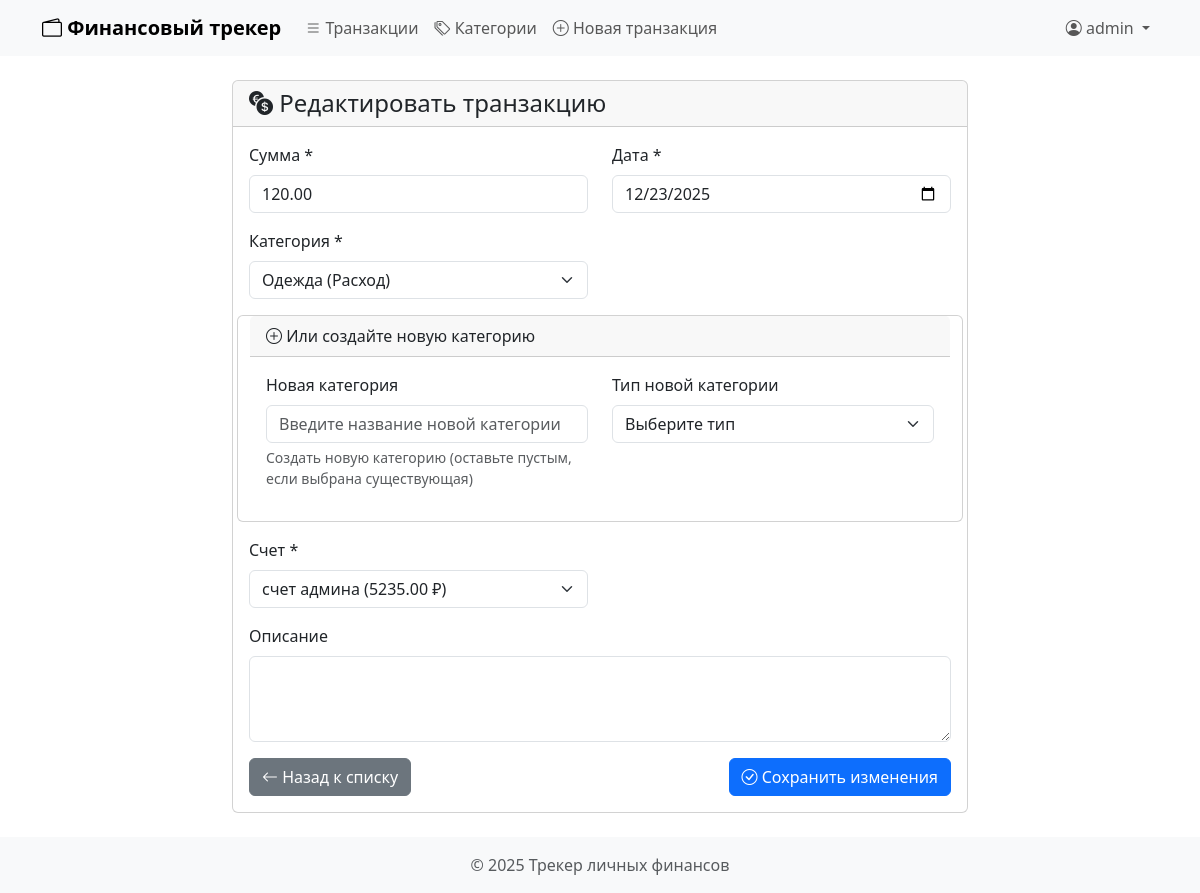
The page /transactions/1/edit/ (signed in) on the database its author committed.
### transactions/models.py (models this page shows, shortened)
class Transaction(models.Model):
    TRANSACTION_TYPES = (
        ('expense', 'Расход'),
        ('income', 'Доход'),
    )
    user = models.ForeignKey(
        settings.AUTH_USER_MODEL,
        on_delete=models.CASCADE,
        verbose_name='Пользователь'
    )
    amount = models.DecimalField(
        max_digits=12,
        decimal_places=2,
        verbose_name='Сумма'
    )
    date = models.DateField(
        verbose_name='Дата',
        db_index=True
    )
    category = models.ForeignKey(
        'categories.Category',
        on_delete=models.PROTECT,
        verbose_name='Категория'
    )
    account = models.ForeignKey(
        'accounts.Account',
        on_delete=models.PROTECT,
        verbose_name='Счет'
    )
    description = models.CharField(
        max_length=255,
        blank=True,
        verbose_name='Описание'
    )
    created_at = models.DateTimeField(
        auto_now_add=True,
        verbose_name='Создано'
    )
    updated_at = models.DateTimeField(
        auto_now=True,
        verbose_name='Обновлено'
    )
    class Meta:
        verbose_name = 'Транзакция'
        verbose_name_plural = 'Транзакции'
        ordering = ['-date', '-id']
        indexes = [
            models.Index(fields=['-date', 'user']),
            models.Index(fields=['category', 'user']),
        ]

### transactions/views.py (the view, shortened to what this page needs)
# urls.py: path('<int:pk>/edit/', views.TransactionUpdateView.as_view(), name='transaction_update'),
class TransactionUpdateView(LoginRequiredMixin, UpdateView):
    model = Transaction
    form_class = TransactionForm
    template_name = 'transactions/transaction_form.html'
    success_url = reverse_lazy('transactions:transaction_list')
    def get_queryset(self):
        return Transaction.objects.filter(user=self.request.user)
    def get_form_kwargs(self):
        kwargs = super().get_form_kwargs()
        kwargs['user'] = self.request.user
        return kwargs

### accounts/models.py (called while the page is built)
    def __str__(self):
        return f"{self.name} ({self.balance} ₽)"

### categories/models.py (called while the page is built)
    def __str__(self):
        return f"{self.name} ({self.get_type_display()})"

### templates/transactions/transaction_form.html (shortened to what this page needs)
{% extends 'base.html' %}
{% block content %}
<div class="row justify-content-center">
    <div class="col-md-8">
        <div class="card">
            <div class="card-header">
                <h4 class="mb-0">
                    <i class="bi bi-currency-exchange"></i>
                    {% if form.instance.pk %}Редактировать транзакцию{% else %}Новая транзакция{% endif %}
                </h4>
            </div>
            <div class="card-body">
                <form method="post" novalidate>
                    <div class="row">
                        <div class="col-md-6 mb-3">
                            <label for="{{ form.amount.id_for_label }}" class="form-label">
                                {{ form.amount.label }} *
                            </label>
                            {{ form.amount }}
                        </div>
                        <div class="col-md-6 mb-3">
                            <label for="{{ form.date.id_for_label }}" class="form-label">
                                {{ form.date.label }} *
                            </label>
                            {{ form.date }}
                        </div>
                    </div>
                    <div class="row">
                        <div class="col-md-6 mb-3">
                            <label for="{{ form.category.id_for_label }}" class="form-label">
                                {{ form.category.label }} *
                            </label>
                            {{ form.category }}
                        </div>
<div class="card mb-3">
    <div class="card-header">
        <i class="bi bi-plus-circle"></i> Или создайте новую категорию
    </div>
    <div class="card-body">
        <div class="row">
            <div class="col-md-6 mb-3">
                <label for="{{ form.new_category_name.id_for_label }}" class="form-label">
                    {{ form.new_category_name.label }}
                </label>
                {{ form.new_category_name }}
                <div class="form-text">{{ form.new_category_name.help_text }}</div>
            </div>
            <div class="col-md-6 mb-3">
                <label for="{{ form.new_category_type.id_for_label }}" class="form-label">
                    {{ form.new_category_type.label }}
                </label>
                {{ form.new_category_type }}
            </div>
        </div>
    </div>
</div>
                        <div class="col-md-6 mb-3">
                            <label for="{{ form.account.id_for_label }}" class="form-label">
                                {{ form.account.label }} *
                            </label>
                            {{ form.account }}
                        </div>
                    </div>
                    <div class="mb-3">
                        <label for="{{ form.description.id_for_label }}" class="form-label">
                            {{ form.description.label }}
                        </label>
                        {{ form.description }}
                    </div>
                    <div class="d-flex justify-content-between">
                        <a href="{% url 'transactions:transaction_list' %}" class="btn btn-secondary">
                            <i class="bi bi-arrow-left"></i> Назад к списку
                        </a>
                        <button type="submit" class="btn btn-primary">
                            <i class="bi bi-check-circle"></i>
                            {% if form.instance.pk %}Сохранить изменения{% else %}Создать транзакцию{% endif %}
                        </button>
                    </div>
                </form>
            </div>
        </div>
    </div>
</div>
{% endblock %}

### templates/base.html (shortened to what this page needs)
<!DOCTYPE html>
<html lang="ru">
<head>
    <link href="https://cdn.jsdelivr.net/npm/bootstrap@5.3.0-alpha1/dist/css/bootstrap.min.css" rel="stylesheet">
    <link rel="stylesheet" href="https://cdn.jsdelivr.net/npm/bootstrap-icons@1.10.0/font/bootstrap-icons.css">
</head>
<body>
<nav class="navbar navbar-expand-lg navbar-light bg-light">
    <div class="container">
        <a class="navbar-brand" href="{% url 'transactions:transaction_list' %}">
            <i class="bi bi-wallet2"></i> Финансовый трекер
        </a>
        <div class="collapse navbar-collapse" id="navbarNav">
            {% if user.is_authenticated %}
            <ul class="navbar-nav me-auto">
                <li class="nav-item">
                    <a class="nav-link" href="{% url 'transactions:transaction_list' %}">
                        <i class="bi bi-list"></i> Транзакции
                    </a>
                </li>
                <li class="nav-item">
                    <a class="nav-link" href="{% url 'categories:category_list' %}">
                        <i class="bi bi-tags"></i> Категории
                    </a>
                </li>
                <li class="nav-item">
                    <a class="nav-link" href="{% url 'transactions:transaction_create' %}">
                        <i class="bi bi-plus-circle"></i> Новая транзакция
                    </a>
                </li>
            </ul>
            {% endif %}
            <ul class="navbar-nav">
                {% if user.is_authenticated %}
                    <li class="nav-item dropdown">
                        <a class="nav-link dropdown-toggle" href="#" id="userDropdown" role="button" data-bs-toggle="dropdown">
                            <i class="bi bi-person-circle"></i> {{ user.username }}
                        </a>
                    </li>
                {% endif %}
            </ul>
        </div>
    </div>
</nav>
    <main class="container my-4">
        {% block content %}{% endblock %}
    </main>
    <footer class="footer mt-auto">
        <div class="container text-center">
            <span class="text-muted">© {% now "Y" %} Трекер личных финансов</span>
        </div>
    </footer>
</body>
</html>

### templates/base.html (style rules this page uses)
.navbar-brand { font-weight: bold; }
.footer { background-color: #f8f9fa; padding: 1rem 0; margin-top: 2rem; }

### rows shown on the page
Transaction: amount "120.00", date "12/23/2025", category "Одежда (Расход)", account "счет админа (5235.00 ₽)"

### other values the page prints
{{ user.username }} "admin"
